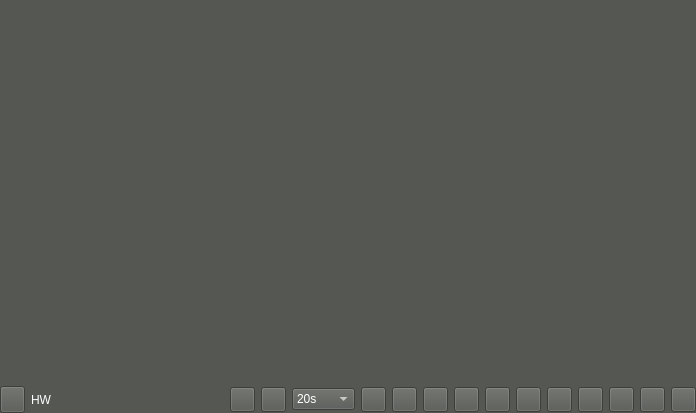
<?xml version="1.0" encoding="UTF-8"?>
<ui version="4.0">
 <class>VSCView</class>
 <widget class="QWidget" name="VSCView">
  <property name="geometry">
   <rect>
    <x>0</x>
    <y>0</y>
    <width>696</width>
    <height>413</height>
   </rect>
  </property>
  <property name="acceptDrops">
   <bool>true</bool>
  </property>
  <property name="windowTitle">
   <string>View</string>
  </property>
  <property name="windowIcon">
   <iconset resource="../main/vscmainwindows.qrc">
    <normaloff>:/logo/resources/vsclogod.png</normaloff>:/logo/resources/vsclogod.png</iconset>
  </property>
  <property name="styleSheet">
   <string notr="true">background-color: rgb(85, 87, 83);
color: rgb(255, 255, 255);</string>
  </property>
  <layout class="QVBoxLayout" name="verticalLayout">
   <property name="spacing">
    <number>0</number>
   </property>
   <property name="leftMargin">
    <number>0</number>
   </property>
   <property name="topMargin">
    <number>0</number>
   </property>
   <property name="rightMargin">
    <number>0</number>
   </property>
   <property name="bottomMargin">
    <number>0</number>
   </property>
   <item>
    <widget class="QWidget" name="widget" native="true">
     <property name="acceptDrops">
      <bool>true</bool>
     </property>
     <property name="autoFillBackground">
      <bool>false</bool>
     </property>
     <property name="styleSheet">
      <string notr="true"/>
     </property>
    </widget>
   </item>
   <item>
    <widget class="QWidget" name="widgetControl" native="true">
     <property name="maximumSize">
      <size>
       <width>16777215</width>
       <height>27</height>
      </size>
     </property>
     <property name="styleSheet">
      <string notr="true">background-color: rgb(85, 87, 83);
color: rgb(255, 255, 255);</string>
     </property>
     <layout class="QHBoxLayout" name="horizontalLayout">
      <property name="leftMargin">
       <number>0</number>
      </property>
      <property name="topMargin">
       <number>0</number>
      </property>
      <property name="rightMargin">
       <number>0</number>
      </property>
      <property name="bottomMargin">
       <number>0</number>
      </property>
      <item>
       <widget class="QPushButton" name="pushButtonView">
        <property name="minimumSize">
         <size>
          <width>25</width>
          <height>25</height>
         </size>
        </property>
        <property name="maximumSize">
         <size>
          <width>30</width>
          <height>30</height>
         </size>
        </property>
        <property name="styleSheet">
         <string notr="true">QPushButton:hover {
border:none;
color:white;
background-color: rgb(85, 170, 255);}
QPushButton:pressed {
background-color: rgb(200, 200, 200);}</string>
        </property>
        <property name="text">
         <string/>
        </property>
        <property name="icon">
         <iconset resource="../main/vscmainwindows.qrc">
          <normaloff>:/device/resources/view.png</normaloff>:/device/resources/view.png</iconset>
        </property>
        <property name="iconSize">
         <size>
          <width>25</width>
          <height>25</height>
         </size>
        </property>
       </widget>
      </item>
      <item>
       <spacer name="horizontalSpacer_3">
        <property name="orientation">
         <enum>Qt::Horizontal</enum>
        </property>
        <property name="sizeHint" stdset="0">
         <size>
          <width>40</width>
          <height>20</height>
         </size>
        </property>
       </spacer>
      </item>
      <item>
       <widget class="QLabel" name="lbhwdecode">
        <property name="text">
         <string>HW </string>
        </property>
       </widget>
      </item>
      <item>
       <widget class="SwitchControl" name="hwdecode" native="true">
        <property name="maximumSize">
         <size>
          <width>80</width>
          <height>25</height>
         </size>
        </property>
       </widget>
      </item>
      <item>
       <spacer name="horizontalSpacer">
        <property name="orientation">
         <enum>Qt::Horizontal</enum>
        </property>
        <property name="sizeHint" stdset="0">
         <size>
          <width>365</width>
          <height>20</height>
         </size>
        </property>
       </spacer>
      </item>
      <item>
       <widget class="QPushButton" name="pbTourPlay">
        <property name="minimumSize">
         <size>
          <width>25</width>
          <height>25</height>
         </size>
        </property>
        <property name="maximumSize">
         <size>
          <width>25</width>
          <height>25</height>
         </size>
        </property>
        <property name="styleSheet">
         <string notr="true">QPushButton:hover {
border:none;
color:white;
background-color: rgb(85, 170, 255);}
QPushButton:pressed {
background-color: rgb(200, 200, 200);}</string>
        </property>
        <property name="text">
         <string/>
        </property>
        <property name="icon">
         <iconset resource="../main/vscmainwindows.qrc">
          <normaloff>:/action/resources/playview_1.png</normaloff>:/action/resources/playview_1.png</iconset>
        </property>
        <property name="iconSize">
         <size>
          <width>25</width>
          <height>25</height>
         </size>
        </property>
       </widget>
      </item>
      <item>
       <widget class="QPushButton" name="pbTourStop">
        <property name="minimumSize">
         <size>
          <width>25</width>
          <height>25</height>
         </size>
        </property>
        <property name="maximumSize">
         <size>
          <width>25</width>
          <height>25</height>
         </size>
        </property>
        <property name="styleSheet">
         <string notr="true">QPushButton:hover {
border:none;
color:white;
background-color: rgb(85, 170, 255);}
QPushButton:pressed {
background-color: rgb(200, 200, 200);}</string>
        </property>
        <property name="text">
         <string/>
        </property>
        <property name="icon">
         <iconset resource="../main/vscmainwindows.qrc">
          <normaloff>:/action/resources/pause.png</normaloff>:/action/resources/pause.png</iconset>
        </property>
        <property name="iconSize">
         <size>
          <width>25</width>
          <height>25</height>
         </size>
        </property>
       </widget>
      </item>
      <item>
       <widget class="QComboBox" name="tourInterval">
        <item>
         <property name="text">
          <string>20s</string>
         </property>
        </item>
        <item>
         <property name="text">
          <string>40s</string>
         </property>
        </item>
        <item>
         <property name="text">
          <string>1mins</string>
         </property>
        </item>
        <item>
         <property name="text">
          <string>3mins</string>
         </property>
        </item>
        <item>
         <property name="text">
          <string>5mins</string>
         </property>
        </item>
       </widget>
      </item>
      <item>
       <spacer name="horizontalSpacer_2">
        <property name="orientation">
         <enum>Qt::Horizontal</enum>
        </property>
        <property name="sizeHint" stdset="0">
         <size>
          <width>40</width>
          <height>20</height>
         </size>
        </property>
       </spacer>
      </item>
      <item>
       <widget class="QPushButton" name="pushButton1">
        <property name="minimumSize">
         <size>
          <width>25</width>
          <height>25</height>
         </size>
        </property>
        <property name="maximumSize">
         <size>
          <width>25</width>
          <height>25</height>
         </size>
        </property>
        <property name="styleSheet">
         <string notr="true">QPushButton:hover {
border:none;
color:white;
background-color: rgb(85, 170, 255);}
QPushButton:pressed {
background-color: rgb(200, 200, 200);}</string>
        </property>
        <property name="text">
         <string/>
        </property>
        <property name="icon">
         <iconset resource="../main/vscmainwindows.qrc">
          <normaloff>:/view/resources/1x1.png</normaloff>:/view/resources/1x1.png</iconset>
        </property>
        <property name="iconSize">
         <size>
          <width>23</width>
          <height>23</height>
         </size>
        </property>
       </widget>
      </item>
      <item>
       <widget class="QPushButton" name="pushButton2x2">
        <property name="minimumSize">
         <size>
          <width>25</width>
          <height>25</height>
         </size>
        </property>
        <property name="maximumSize">
         <size>
          <width>25</width>
          <height>25</height>
         </size>
        </property>
        <property name="styleSheet">
         <string notr="true">QPushButton:hover {
border:none;
color:white;
background-color: rgb(85, 170, 255);}
QPushButton:pressed {
background-color: rgb(200, 200, 200);}</string>
        </property>
        <property name="text">
         <string/>
        </property>
        <property name="icon">
         <iconset resource="../main/vscmainwindows.qrc">
          <normaloff>:/view/resources/2x2.png</normaloff>:/view/resources/2x2.png</iconset>
        </property>
        <property name="iconSize">
         <size>
          <width>23</width>
          <height>23</height>
         </size>
        </property>
       </widget>
      </item>
      <item>
       <widget class="QPushButton" name="pushButton1x3">
        <property name="minimumSize">
         <size>
          <width>25</width>
          <height>25</height>
         </size>
        </property>
        <property name="maximumSize">
         <size>
          <width>25</width>
          <height>25</height>
         </size>
        </property>
        <property name="styleSheet">
         <string notr="true">QPushButton:hover {
border:none;
color:white;
background-color: rgb(85, 170, 255);}
QPushButton:pressed {
background-color: rgb(200, 200, 200);}</string>
        </property>
        <property name="text">
         <string/>
        </property>
        <property name="icon">
         <iconset resource="../main/vscmainwindows.qrc">
          <normaloff>:/view/resources/1x3.png</normaloff>:/view/resources/1x3.png</iconset>
        </property>
        <property name="iconSize">
         <size>
          <width>23</width>
          <height>23</height>
         </size>
        </property>
       </widget>
      </item>
      <item>
       <widget class="QPushButton" name="pushButton6">
        <property name="minimumSize">
         <size>
          <width>25</width>
          <height>25</height>
         </size>
        </property>
        <property name="maximumSize">
         <size>
          <width>25</width>
          <height>25</height>
         </size>
        </property>
        <property name="styleSheet">
         <string notr="true">QPushButton:hover {
border:none;
color:white;
background-color: rgb(85, 170, 255);}
QPushButton:pressed {
background-color: rgb(200, 200, 200);}</string>
        </property>
        <property name="text">
         <string/>
        </property>
        <property name="icon">
         <iconset resource="../main/vscmainwindows.qrc">
          <normaloff>:/view/resources/6.png</normaloff>:/view/resources/6.png</iconset>
        </property>
        <property name="iconSize">
         <size>
          <width>23</width>
          <height>23</height>
         </size>
        </property>
       </widget>
      </item>
      <item>
       <widget class="QPushButton" name="pushButton1p6">
        <property name="minimumSize">
         <size>
          <width>25</width>
          <height>25</height>
         </size>
        </property>
        <property name="maximumSize">
         <size>
          <width>25</width>
          <height>25</height>
         </size>
        </property>
        <property name="styleSheet">
         <string notr="true">QPushButton:hover {
border:none;
color:white;
background-color: rgb(85, 170, 255);}
QPushButton:pressed {
background-color: rgb(200, 200, 200);}</string>
        </property>
        <property name="text">
         <string/>
        </property>
        <property name="icon">
         <iconset resource="../main/vscmainwindows.qrc">
          <normaloff>:/view/resources/1p6.png</normaloff>:/view/resources/1p6.png</iconset>
        </property>
        <property name="iconSize">
         <size>
          <width>23</width>
          <height>23</height>
         </size>
        </property>
       </widget>
      </item>
      <item>
       <widget class="QPushButton" name="pushButton3x3">
        <property name="minimumSize">
         <size>
          <width>25</width>
          <height>25</height>
         </size>
        </property>
        <property name="maximumSize">
         <size>
          <width>25</width>
          <height>25</height>
         </size>
        </property>
        <property name="styleSheet">
         <string notr="true">QPushButton:hover {
border:none;
color:white;
background-color: rgb(85, 170, 255);}
QPushButton:pressed {
background-color: rgb(200, 200, 200);}</string>
        </property>
        <property name="text">
         <string/>
        </property>
        <property name="icon">
         <iconset resource="../main/vscmainwindows.qrc">
          <normaloff>:/view/resources/3x3.png</normaloff>:/view/resources/3x3.png</iconset>
        </property>
        <property name="iconSize">
         <size>
          <width>23</width>
          <height>23</height>
         </size>
        </property>
       </widget>
      </item>
      <item>
       <widget class="QPushButton" name="pushButton12p1">
        <property name="maximumSize">
         <size>
          <width>25</width>
          <height>25</height>
         </size>
        </property>
        <property name="styleSheet">
         <string notr="true">QPushButton:hover {
border:none;
color:white;
background-color: rgb(85, 170, 255);}
QPushButton:pressed {
background-color: rgb(200, 200, 200);}</string>
        </property>
        <property name="text">
         <string/>
        </property>
        <property name="icon">
         <iconset resource="../main/vscmainwindows.qrc">
          <normaloff>:/view/resources/12+1.png</normaloff>:/view/resources/12+1.png</iconset>
        </property>
        <property name="iconSize">
         <size>
          <width>23</width>
          <height>23</height>
         </size>
        </property>
       </widget>
      </item>
      <item>
       <widget class="QPushButton" name="pushButton4x4">
        <property name="minimumSize">
         <size>
          <width>25</width>
          <height>25</height>
         </size>
        </property>
        <property name="maximumSize">
         <size>
          <width>25</width>
          <height>25</height>
         </size>
        </property>
        <property name="styleSheet">
         <string notr="true">QPushButton:hover {
border:none;
color:white;
background-color: rgb(85, 170, 255);}
QPushButton:pressed {
background-color: rgb(200, 200, 200);}</string>
        </property>
        <property name="text">
         <string/>
        </property>
        <property name="icon">
         <iconset resource="../main/vscmainwindows.qrc">
          <normaloff>:/view/resources/4x4.png</normaloff>:/view/resources/4x4.png</iconset>
        </property>
        <property name="iconSize">
         <size>
          <width>23</width>
          <height>23</height>
         </size>
        </property>
       </widget>
      </item>
      <item>
       <widget class="QPushButton" name="pushButton5x5">
        <property name="maximumSize">
         <size>
          <width>25</width>
          <height>25</height>
         </size>
        </property>
        <property name="styleSheet">
         <string notr="true">QPushButton:hover {
border:none;
color:white;
background-color: rgb(85, 170, 255);}
QPushButton:pressed {
background-color: rgb(200, 200, 200);}</string>
        </property>
        <property name="text">
         <string/>
        </property>
        <property name="icon">
         <iconset resource="../main/vscmainwindows.qrc">
          <normaloff>:/view/resources/5x5.png</normaloff>:/view/resources/5x5.png</iconset>
        </property>
        <property name="iconSize">
         <size>
          <width>23</width>
          <height>23</height>
         </size>
        </property>
       </widget>
      </item>
      <item>
       <widget class="QPushButton" name="pushButton6x6">
        <property name="maximumSize">
         <size>
          <width>25</width>
          <height>25</height>
         </size>
        </property>
        <property name="styleSheet">
         <string notr="true">QPushButton:hover {
border:none;
color:white;
background-color: rgb(85, 170, 255);}
QPushButton:pressed {
background-color: rgb(200, 200, 200);}</string>
        </property>
        <property name="text">
         <string/>
        </property>
        <property name="icon">
         <iconset resource="../main/vscmainwindows.qrc">
          <normaloff>:/view/resources/6x6.png</normaloff>:/view/resources/6x6.png</iconset>
        </property>
        <property name="iconSize">
         <size>
          <width>23</width>
          <height>23</height>
         </size>
        </property>
       </widget>
      </item>
      <item>
       <widget class="QPushButton" name="pushButton8x8">
        <property name="minimumSize">
         <size>
          <width>25</width>
          <height>25</height>
         </size>
        </property>
        <property name="maximumSize">
         <size>
          <width>25</width>
          <height>25</height>
         </size>
        </property>
        <property name="styleSheet">
         <string notr="true">QPushButton:hover {
border:none;
color:white;
background-color: rgb(85, 170, 255);}
QPushButton:pressed {
background-color: rgb(200, 200, 200);}</string>
        </property>
        <property name="text">
         <string/>
        </property>
        <property name="icon">
         <iconset resource="../main/vscmainwindows.qrc">
          <normaloff>:/view/resources/8x8.png</normaloff>:/view/resources/8x8.png</iconset>
        </property>
        <property name="iconSize">
         <size>
          <width>23</width>
          <height>23</height>
         </size>
        </property>
       </widget>
      </item>
     </layout>
    </widget>
   </item>
  </layout>
  <zorder>widgetControl</zorder>
  <zorder>widget</zorder>
 </widget>
 <customwidgets>
  <customwidget>
   <class>SwitchControl</class>
   <extends>QWidget</extends>
   <header>common/switchcontrol.h</header>
   <container>1</container>
  </customwidget>
 </customwidgets>
 <resources>
  <include location="../main/vscmainwindows.qrc"/>
 </resources>
 <connections/>
</ui>
